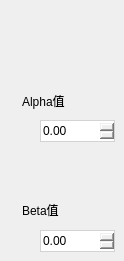
      <widget class="QWidget" name="page_4">
       <widget class="QDoubleSpinBox" name="addBeta">
        <property name="geometry">
         <rect>
          <x>40</x>
          <y>230</y>
          <width>75</width>
          <height>22</height>
         </rect>
        </property>
        <property name="styleSheet">
         <string notr="true">QDoubleSpinBox{
    border:1px solid #D3D3D3;
	
	
}
QDoubleSpinBox::up-button{subcontrol-origin:border;
    subcontrol-position:right;
    border-radius:6px;
	
	border:1px solid  #D3D3D3;
	
	
	
	background-color: rgb(122, 198, 239);
	image: url(:/images/加 (6).png);
	
	
    width: 20px;
    height: 40px;       
}
QDoubleSpinBox::down-button{subcontrol-origin:border;
    subcontrol-position:left;
    border-radius:6px;
	border:1px solid  #D3D3D3;
	
	background-color: rgb(122, 198, 239);
	
	
	image: url(:/images/减 (9).png);
    width: 20px;
    height: 40px;
}
/*按钮按下样式*/
QDoubleSpinBox::up-button:hover{subcontrol-origin:border;
    subcontrol-position:right;
    image: url(:/images/加 (5).png);
	
    width: 20px;
    height: 40px;       
}
  
QDoubleSpinBox::down-button:hover{
    subcontrol-position:left;
    
	
	image: url(:/images/减 (7).png);
    width: 20px;
    height: 40px;
}</string>
        </property>
        <property name="maximum">
         <double>1.000000000000000</double>
        </property>
        <property name="singleStep">
         <double>0.100000000000000</double>
        </property>
       </widget>
       <widget class="QDoubleSpinBox" name="addAlpha">
        <property name="geometry">
         <rect>
          <x>40</x>
          <y>120</y>
          <width>75</width>
          <height>22</height>
         </rect>
        </property>
        <property name="styleSheet">
         <string notr="true">QDoubleSpinBox{
    border:1px solid #D3D3D3;
	
	
}
QDoubleSpinBox::up-button{subcontrol-origin:border;
    subcontrol-position:right;
    border-radius:6px;
	
	border:1px solid  #D3D3D3;
	
	
	
	background-color: rgb(122, 198, 239);
	image: url(:/images/加 (6).png);
	
	
    width: 20px;
    height: 40px;       
}
QDoubleSpinBox::down-button{subcontrol-origin:border;
    subcontrol-position:left;
    border-radius:6px;
	border:1px solid  #D3D3D3;
	
	background-color: rgb(122, 198, 239);
	
	
	image: url(:/images/减 (9).png);
    width: 20px;
    height: 40px;
}
/*按钮按下样式*/
QDoubleSpinBox::up-button:hover{subcontrol-origin:border;
    subcontrol-position:right;
    image: url(:/images/加 (5).png);
	
    width: 20px;
    height: 40px;       
}
  
QDoubleSpinBox::down-button:hover{
    subcontrol-position:left;
    
	
	image: url(:/images/减 (7).png);
    width: 20px;
    height: 40px;
}</string>
        </property>
        <property name="wrapping">
         <bool>false</bool>
        </property>
        <property name="buttonSymbols">
         <enum>QAbstractSpinBox::UpDownArrows</enum>
        </property>
        <property name="maximum">
         <double>1.000000000000000</double>
        </property>
        <property name="singleStep">
         <double>0.100000000000000</double>
        </property>
       </widget>
       <widget class="QLabel" name="label_7">
        <property name="geometry">
         <rect>
          <x>22</x>
          <y>90</y>
          <width>54</width>
          <height>21</height>
         </rect>
        </property>
        <property name="styleSheet">
         <string notr="true">font: 87 10pt &quot;Arial Black&quot;;
font: 75 10pt &quot;Microsoft YaHei UI&quot;;</string>
        </property>
        <property name="text">
         <string>Alpha值</string>
        </property>
       </widget>
       <widget class="QLabel" name="label_8">
        <property name="geometry">
         <rect>
          <x>22</x>
          <y>200</y>
          <width>54</width>
          <height>20</height>
         </rect>
        </property>
        <property name="styleSheet">
         <string notr="true">font: 87 10pt &quot;Arial Black&quot;;
font: 75 10pt &quot;Microsoft YaHei UI&quot;;</string>
        </property>
        <property name="text">
         <string>Beta值</string>
        </property>
       </widget>
      </widget>
